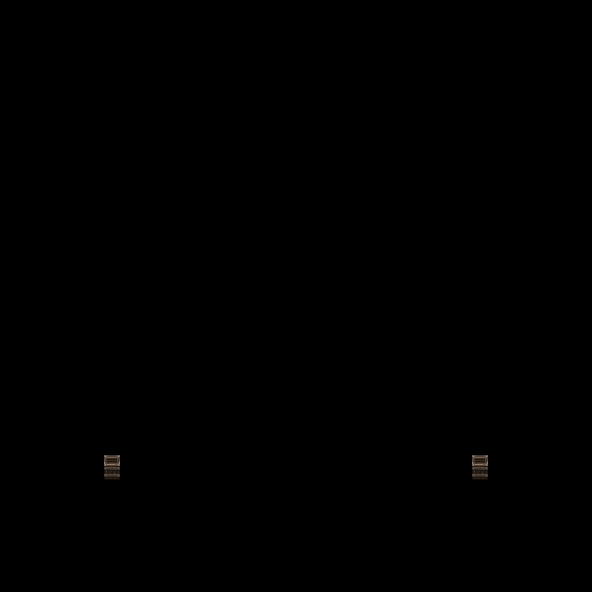

This is a level from a 2D game, rendered from its Tiled map with the project's own tilesets. A one-line summary and the map file follow, with tile-layer data summarised:
An orthogonal 37x37 tile map with 16x16 px tiles, 1 tile layer (decorative).

<map version="1.10" tiledversion="1.10.0" orientation="orthogonal" renderorder="right-down" width="37" height="37" tilewidth="16" tileheight="16" infinite="0" nextlayerid="13" nextobjectid="73">
 <tileset firstgid="1" name="decorative" tilewidth="16" tileheight="16" tilecount="256" columns="16">
  <image source="../Images/Map/Decorative.png" width="256" height="256" />
 </tileset>
 <layer id="8" name="decorative" width="37" height="37">
  <data>[1369 cells, 8 non-empty, 4 distinct tile ids]</data>
 </layer>
</map>
